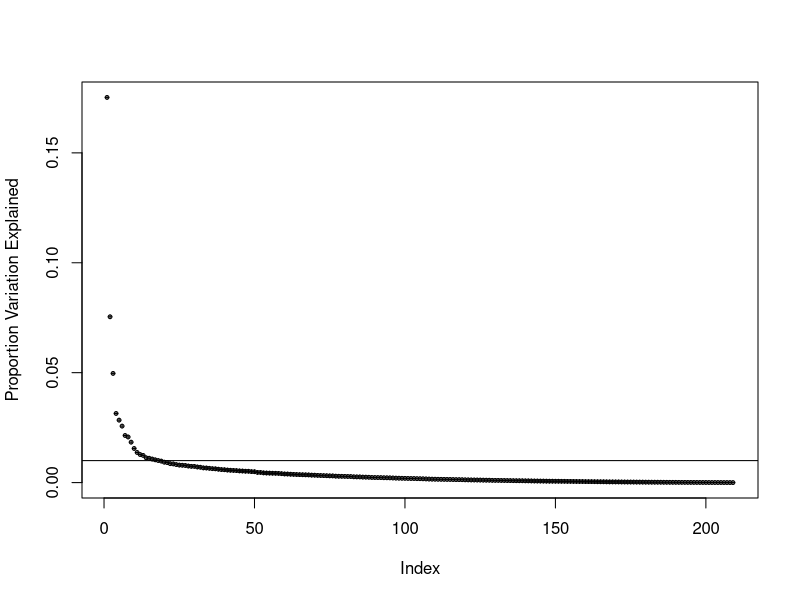
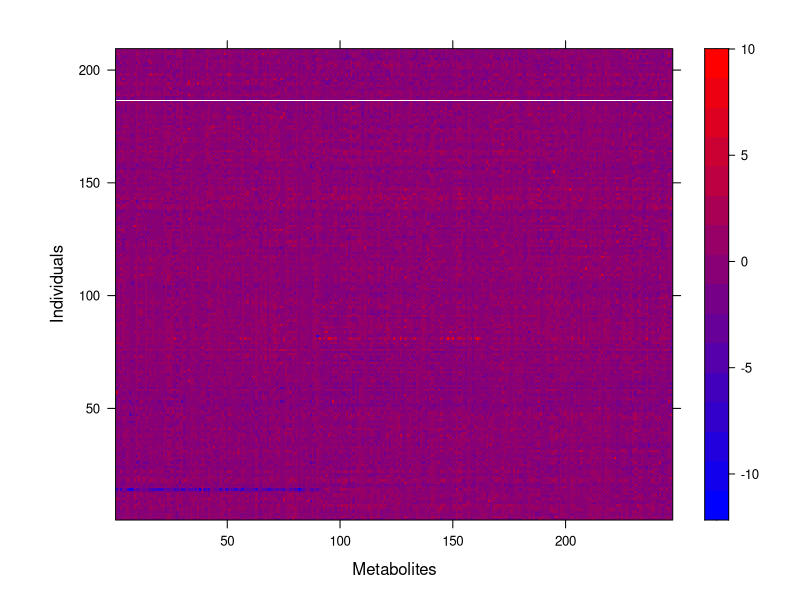
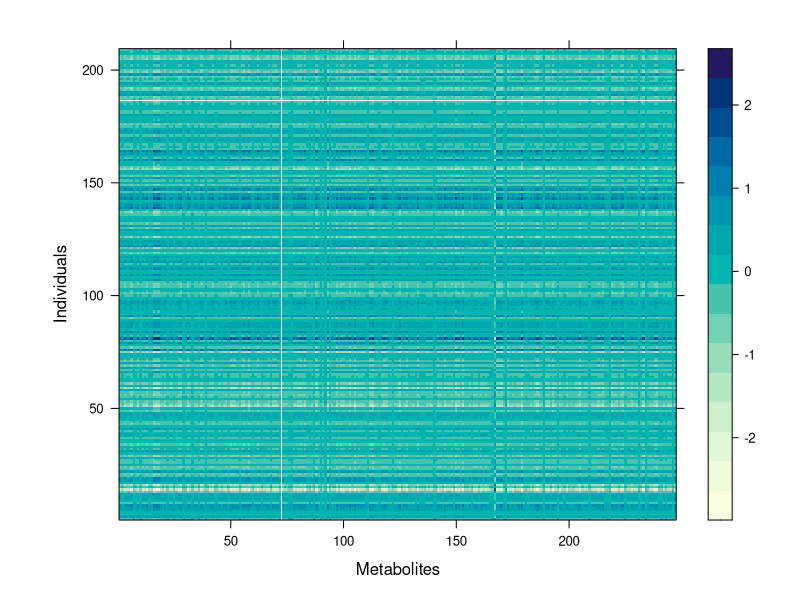
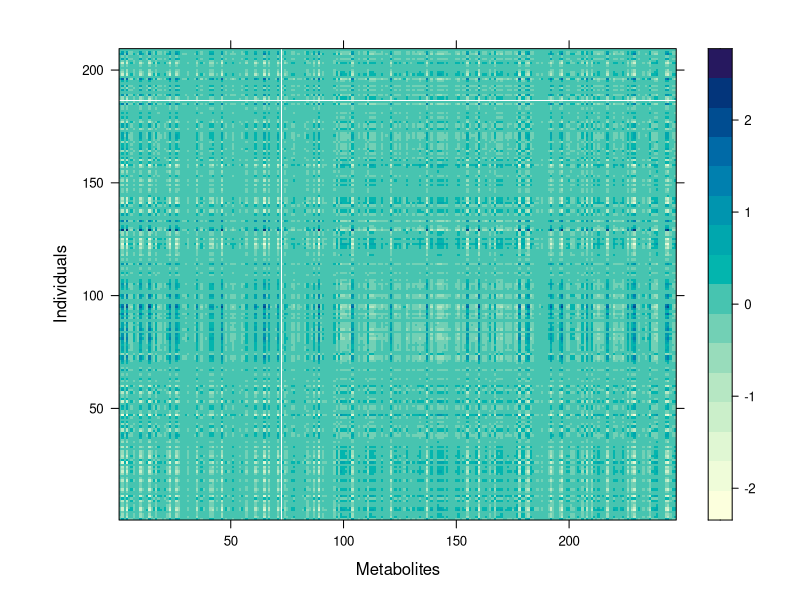
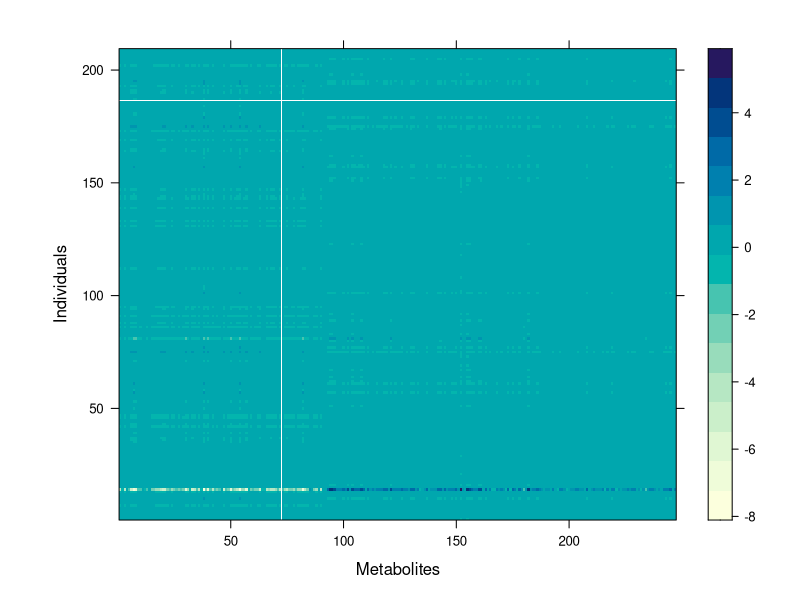

Generate these figures, in order, with R:
## ---- chunk 1
setwd("~/KKScardiology/analysis")

data=na.omit(data.frame(read.csv("../data/kts.csv",header = T)))##omitted 79 rows
metab=data[,24:ncol(data)]
metab=metab[,-213]
v=svd(metab)$v
u=svd(metab)$u
d=svd(metab)$d

X=as.matrix(metab)


#clrs <- colorRampPalette(rev(c("#D73027","#FC8D59","#FEE090","#FFFFBF","#E0F3F8","#91BFDB","#4575B4")))(64)
library("lattice")
X=scale(X,center=TRUE,scale=TRUE)

rownames(X)=colnames(X)=NULL
## ---- chunk 2


#Take svd
svd.X = svd(X)
u = svd.X$u; v=svd.X$v; d=svd.X$d
plot(d^2/sum(d^2),lty=3,pch=10,lwd=1,cex=0.5,ylab="Proportion Variation Explained")
abline(h=0.01)
## ---- chunk 3

#1st principal matrix 
pcm1 = d[1]*matrix(u[,1])%*%t(matrix(v[,1]))

#2nd principal matrix 
pcm2 = d[2]*matrix(u[,2])%*%t(matrix(v[,2]))

#3rd principal matrix 
pcm3 = d[3]*matrix(u[,3])%*%t(matrix(v[,3]))

print(levelplot(t(X),col.regions = colorRampPalette(c("blue", "red"))( 100 ) ,
                xlab = "Metabolites",ylab = "Individuals",colorkey = TRUE))
print(levelplot(t(pcm1),#col.regions = clrs,
                xlab = "Metabolites",ylab = "Individuals",colorkey = TRUE))
print(levelplot(t(pcm2),colorRampPalette(c("blue", "red"))( 100 ),
                xlab = "Metabolites",ylab = "Individuals",colorkey = TRUE))
print(levelplot(t(pcm3),colorRampPalette(c("blue", "red"))( 100 ),
                xlab = "Metabolites",ylab = "Individuals",colorkey = TRUE))
